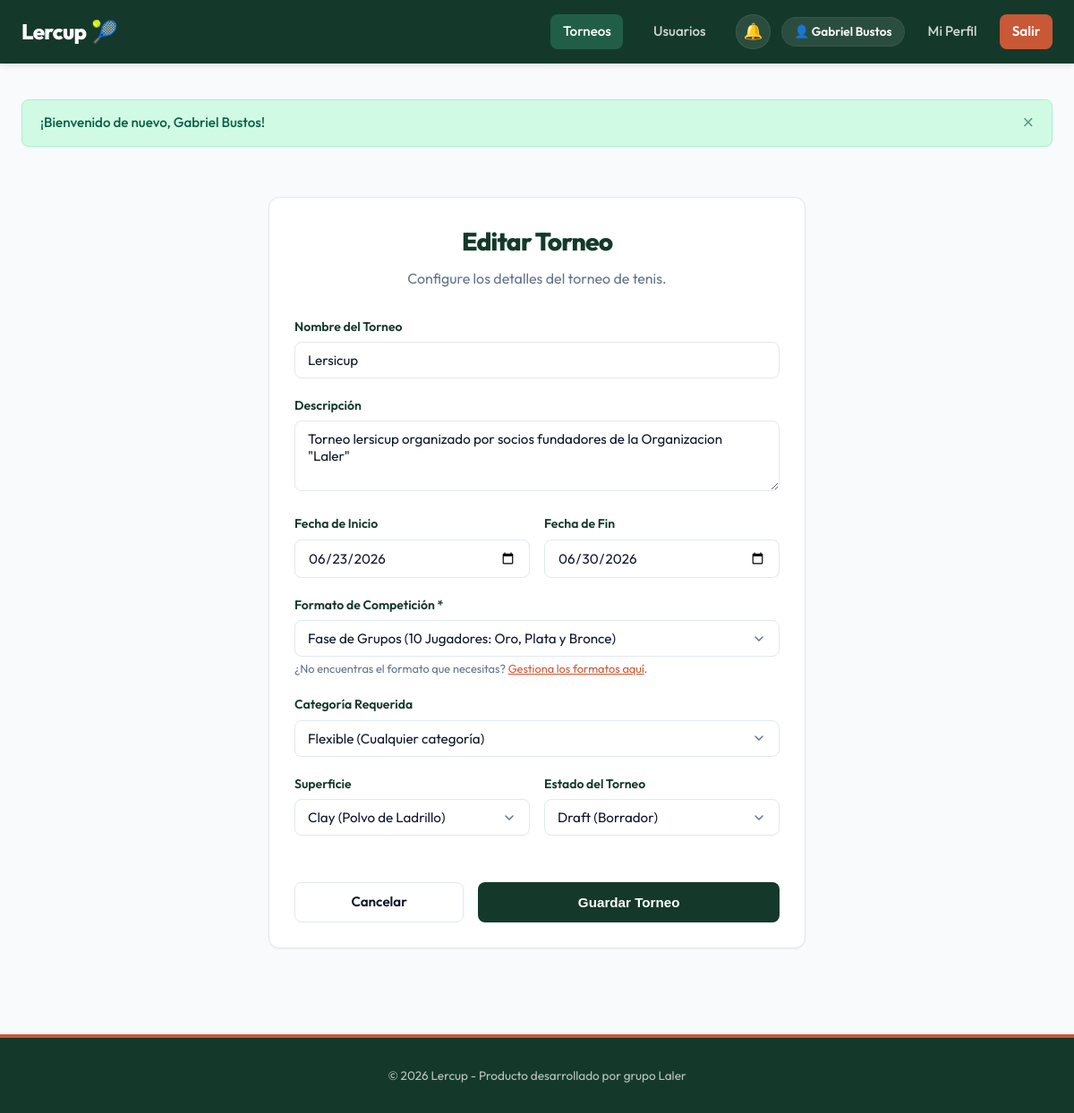
Before: /tournaments/edit/1 (signed in) with the older database file.
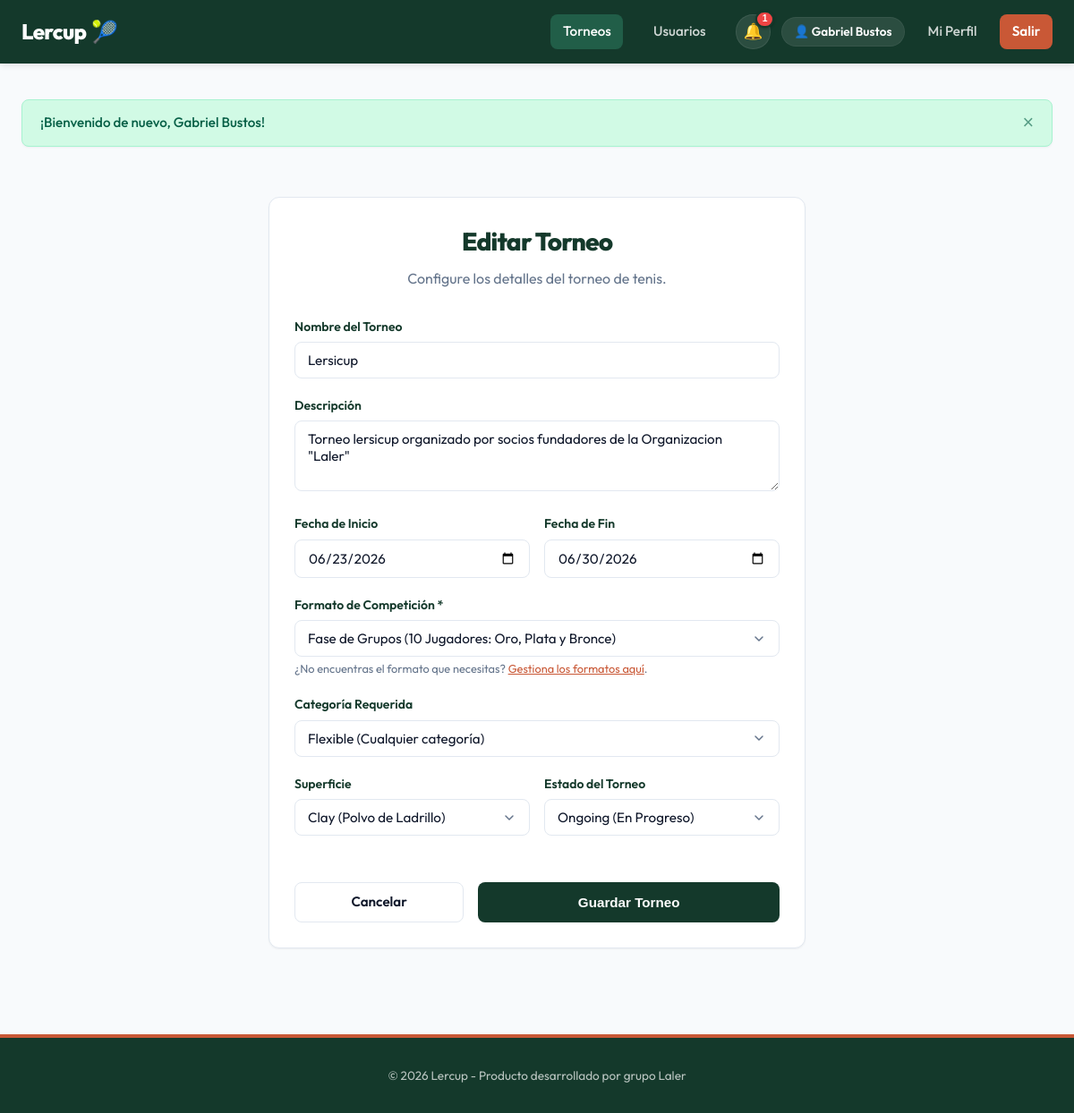
After: the same page with the newer database file.
### app/models/tournament.py (models this page shows)
class Tournament(SQLModel, table=True):
    id: Optional[int] = Field(default=None, primary_key=True)
    name: str = Field(nullable=False)
    description: Optional[str] = Field(default=None)
    start_date: datetime = Field(nullable=False)
    end_date: datetime = Field(nullable=False)
    surface: str = Field(default="clay")  # clay, grass, hard, indoor
    status: str = Field(default="draft")  # draft, ongoing, finished
    creator_id: int = Field(foreign_key="user.id", nullable=False)
    format_id: Optional[int] = Field(foreign_key="tournamentformat.id", default=None, nullable=True)
    sport: str = Field(default="tennis", index=True, nullable=False)  # tennis, padel, etc.
    category: str = Field(default="flexible", nullable=False) # flexible, Primera, A, B1, B2, C, D
    created_at: datetime = Field(default_factory=datetime.utcnow)
    creator: "User" = Relationship(back_populates="created_tournaments")
    format: Optional["TournamentFormat"] = Relationship()
    registrations: List["TournamentRegistration"] = Relationship(
        back_populates="tournament",
        sa_relationship_kwargs={"cascade": "all, delete-orphan"}
    )
    matches: List["Match"] = Relationship(
        back_populates="tournament",
        sa_relationship_kwargs={"cascade": "all, delete-orphan"}
    )
    group_rounds: List["GroupRound"] = Relationship(
        back_populates="tournament",
        sa_relationship_kwargs={"cascade": "all, delete-orphan"},
    )

### app/models/tournament_format.py (models this page shows)
class TournamentFormat(SQLModel, table=True):
    id: Optional[int] = Field(default=None, primary_key=True)
    name: str = Field(nullable=False)
    description: Optional[str] = Field(default=None)
    format_type: str = Field(default="groups_to_playoffs")  # groups_to_playoffs, elimination_with_consolation
    groups_count: int = Field(default=2)
    gold_qualifiers: int = Field(default=2)
    silver_qualifiers: int = Field(default=2)
    bronze_qualifiers: int = Field(default=1)
    has_third_place: bool = Field(default=True)

### app/routes/web/tournaments.py (the view)
@router.get("/edit/{tournament_id}")
def get_edit_tournament(
    tournament_id: int,
    request: Request,
    db: Session = Depends(get_session),
    admin_user: User = Depends(require_tournament_admin)
):
    tournament = TournamentService.get_tournament_by_id(db, tournament_id)
    if not tournament:
        flash(request, "Torneo no encontrado.", "danger")
        return RedirectResponse(url="/tournaments", status_code=303)
    start_date_str = tournament.start_date.strftime("%Y-%m-%d")
    end_date_str = tournament.end_date.strftime("%Y-%m-%d")
    formats = FormatService.get_all_formats(db)
    return render_template(request, db, "tournaments/form.html", {
        "edit_mode": True,
        "tournament": tournament,
        "start_date_str": start_date_str,
        "end_date_str": end_date_str,
        "formats": formats,
        "active_page": "tournaments"
    })

### app/templates/tournaments/form.html (shortened to what the changed rows need)
{% extends "base.html" %}
{% block content %}
<div class="auth-wrapper" style="max-width: 600px;">
    <div class="card">
        <h1 style="font-size: 1.75rem; margin-bottom: 0.5rem; text-align: center;">
            {% if edit_mode %}Editar Torneo{% else %}Crear Nuevo Torneo{% endif %}
        </h1>
        <form action="{% if edit_mode %}/tournaments/edit/{{ tournament.id }}{% else %}/tournaments/create{% endif %}" method="post">
            <div class="form-group">
                <label for="name">Nombre del Torneo</label>
                <input type="text" id="name" name="name" class="form-control" placeholder="Ej. Abierto de Primavera Lercup" required value="{% if edit_mode %}{{ tournament.name }}{% else %}{{ name or '' }}{% endif %}">
            </div>
            <div class="form-group">
                <label for="description">Descripción</label>
                <textarea id="description" name="description" class="form-control" rows="3" placeholder="Información del torneo, premios, etc.">{% if edit_mode %}{{ tournament.description or '' }}{% else %}{{ description or '' }}{% endif %}</textarea>
            </div>
            <div class="form-group">
                <label for="format_id">Formato de Competición *</label>
                <select id="format_id" name="format_id" class="form-control" required>
                    {% for fmt in formats %}
                    <option value="{{ fmt.id }}" {% if edit_mode and tournament.format_id == fmt.id %}selected{% endif %}>{{ fmt.name }}</option>
                    {% endfor %}
                </select>
                <small style="color: var(--text-muted); font-size: 0.8rem; margin-top: 0.25rem; display: block;">
                    ¿No encuentras el formato que necesitas? <a href="/tournaments/formats" style="color: var(--accent-color); text-decoration: underline;">Gestiona los formatos aquí</a>.
                </small>
            </div>
            <div class="form-group">
                <label for="category">Categoría Requerida</label>
                <select id="category" name="category" class="form-control">
                    <option value="flexible" {% if (edit_mode and tournament.category == 'flexible') or (not edit_mode and category == 'flexible') or (not edit_mode and not category) %}selected{% endif %}>Flexible (Cualquier categoría)</option>
                </select>
            </div>
            <div style="display: grid; grid-template-columns: 1fr 1fr; gap: 1rem;">
                <div class="form-group">
                    <label for="surface">Superficie</label>
                    <select id="surface" name="surface" class="form-control">
                        <option value="clay" {% if edit_mode and tournament.surface == 'clay' %}selected{% endif %}>Clay (Polvo de Ladrillo)</option>
                    </select>
                </div>
                <div class="form-group">
                    <label for="status">Estado del Torneo</label>
                    <select id="status" name="status" class="form-control">
                        <option value="draft" {% if edit_mode and tournament.status == 'draft' %}selected{% endif %}>Draft (Borrador)</option>
                        <option value="ongoing" {% if edit_mode and tournament.status == 'ongoing' %}selected{% endif %}>Ongoing (En Progreso)</option>
                    </select>
                </div>
            </div>
        </form>
    </div>
</div>
{% endblock %}

### app/templates/base.html (shortened to what this page needs)
<!DOCTYPE html>
<html lang="es">
<head>
    <link rel="stylesheet" href="/static/css/app.css?v={{ static_version }}">
</head>
<body>
    <header>
        <div class="navbar">
            <a href="/" class="nav-brand">
                Lercup<span>🎾</span>
            </a>
            <nav>
                <ul class="nav-menu">
                    <li><a href="/tournaments" class="nav-link {% if active_page == 'tournaments' %}active{% endif %}">Torneos</a></li>
                    <li><a href="/users" class="nav-link {% if active_page == 'users' %}active{% endif %}">Usuarios</a></li>
                    {% if current_user %}
                        <li class="nav-actions-group">
                            <div class="notification-menu">
                                <button type="button" class="notification-bell" aria-label="Notificaciones{% if unread_notification_count > 0 %} ({{ unread_notification_count }} sin leer){% endif %}" aria-expanded="false">
                                    <span class="notification-bell-icon" aria-hidden="true">🔔</span>
                                    {% if unread_notification_count > 0 %}
                                        <span class="notification-badge" aria-hidden="true">{{ unread_notification_count }}</span>
                                    {% endif %}
                                </button>
                            </div>
                            <div class="user-menu">
                                <span class="user-badge">👤 {{ current_user.full_name }}</span>
                                <a href="/users/profile/{{ current_user.id }}" class="nav-link {% if active_page == 'profile' %}active{% endif %}">Mi Perfil</a>
                                <a href="/auth/logout" class="nav-link nav-btn">Salir</a>
                            </div>
                        </li>
                    {% else %}
                        <li><a href="/auth/login" class="nav-link">Iniciar Sesión</a></li>
                        <li><a href="/auth/register" class="nav-link nav-btn">Registrarse</a></li>
                    {% endif %}
                </ul>
            </nav>
        </div>
    </header>
    <main>
        {% if messages %}
            <div class="alerts-container">
                {% for msg in messages %}
                    <div class="alert alert-{{ msg.type }}">
                        <span>{{ msg.text }}</span>
                        <button class="close-btn">&times;</button>
                    </div>
                {% endfor %}
            </div>
        {% endif %}
        {% block content %}
        {% endblock %}
    </main>
    <footer>
        <p>&copy; 2026 Lercup - Producto desarrollado por grupo Laler</p>
    </footer>
</body>
</html>

Changed rows visible on the page:
changed Tournament "Lersicup": status "Draft (Borrador)" → "Ongoing (En Progreso)"
Other visible differences:
{{ unread_notification_count }}: (not shown) → "1"
